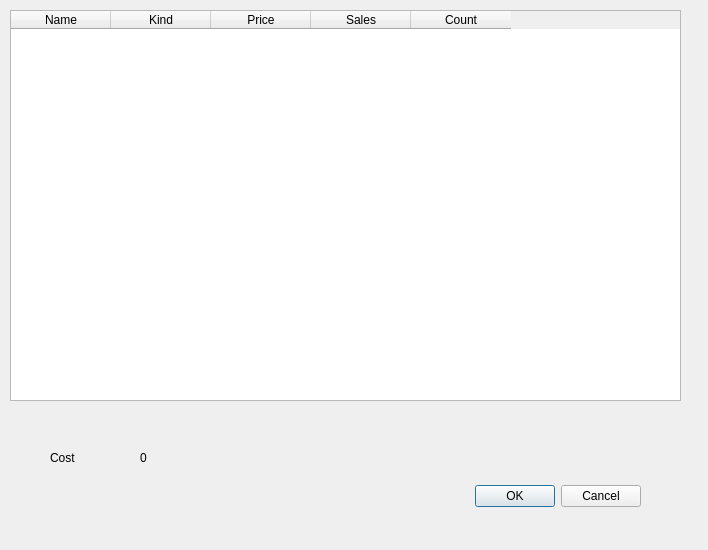
<?xml version="1.0" encoding="UTF-8"?>
<ui version="4.0">
 <class>dialog_dishes</class>
 <widget class="QDialog" name="dialog_dishes">
  <property name="geometry">
   <rect>
    <x>0</x>
    <y>0</y>
    <width>708</width>
    <height>550</height>
   </rect>
  </property>
  <property name="windowTitle">
   <string>Dialog</string>
  </property>
  <widget class="QDialogButtonBox" name="buttonBox">
   <property name="geometry">
    <rect>
     <x>300</x>
     <y>480</y>
     <width>341</width>
     <height>32</height>
    </rect>
   </property>
   <property name="orientation">
    <enum>Qt::Horizontal</enum>
   </property>
   <property name="standardButtons">
    <set>QDialogButtonBox::Cancel|QDialogButtonBox::Ok</set>
   </property>
  </widget>
  <widget class="QTableWidget" name="tableWidget_dishes">
   <property name="geometry">
    <rect>
     <x>10</x>
     <y>10</y>
     <width>671</width>
     <height>391</height>
    </rect>
   </property>
   <property name="editTriggers">
    <set>QAbstractItemView::NoEditTriggers</set>
   </property>
   <property name="columnCount">
    <number>5</number>
   </property>
   <column>
    <property name="text">
     <string>Name</string>
    </property>
   </column>
   <column>
    <property name="text">
     <string>Kind</string>
    </property>
   </column>
   <column>
    <property name="text">
     <string>Price</string>
    </property>
   </column>
   <column>
    <property name="text">
     <string>Sales</string>
    </property>
   </column>
   <column>
    <property name="text">
     <string>Count</string>
    </property>
   </column>
  </widget>
  <widget class="QLabel" name="label_cost">
   <property name="geometry">
    <rect>
     <x>50</x>
     <y>450</y>
     <width>55</width>
     <height>16</height>
    </rect>
   </property>
   <property name="text">
    <string>Cost</string>
   </property>
  </widget>
  <widget class="QLabel" name="label_show_cost">
   <property name="geometry">
    <rect>
     <x>140</x>
     <y>450</y>
     <width>55</width>
     <height>16</height>
    </rect>
   </property>
   <property name="text">
    <string>0</string>
   </property>
  </widget>
 </widget>
 <resources/>
 <connections>
  <connection>
   <sender>buttonBox</sender>
   <signal>accepted()</signal>
   <receiver>dialog_dishes</receiver>
   <slot>accept()</slot>
   <hints>
    <hint type="sourcelabel">
     <x>248</x>
     <y>254</y>
    </hint>
    <hint type="destinationlabel">
     <x>157</x>
     <y>274</y>
    </hint>
   </hints>
  </connection>
  <connection>
   <sender>buttonBox</sender>
   <signal>rejected()</signal>
   <receiver>dialog_dishes</receiver>
   <slot>reject()</slot>
   <hints>
    <hint type="sourcelabel">
     <x>316</x>
     <y>260</y>
    </hint>
    <hint type="destinationlabel">
     <x>286</x>
     <y>274</y>
    </hint>
   </hints>
  </connection>
 </connections>
</ui>
